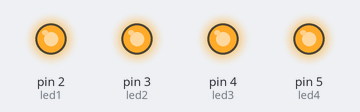
Recording of a sketch running on a simulated Arduino Uno, built with avr-gcc and run on an emulated ATmega328P. Parts: output pins drawn as LEDs (lit = HIGH).

Above: at 0.2 s.
At 1.2 s:
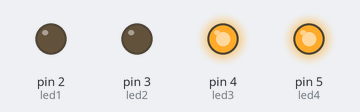
At 1.7 s:
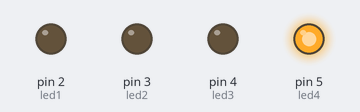
At 3.2 s:
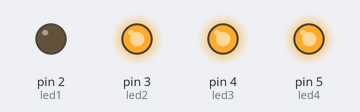
At 4.7 s:
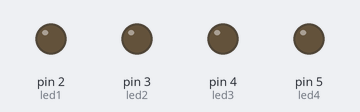
Timing chart, 0 to 5.8 s (numbered marks = the images above):
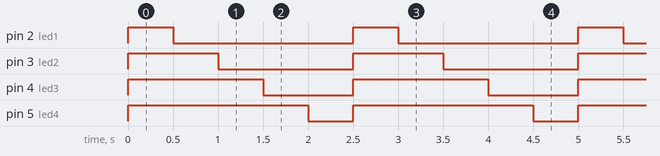

The sketch:

digital_counter.ino
```cpp
// make a digital counter (binary counter)

int led1 = 2;
int led2 = 3;
int led3 = 4;
int led4 = 5;


void setup() {
  // put your setup code here, to run once:
  pinMode(led1, OUTPUT);
  pinMode(led2, OUTPUT);
  pinMode(led3, OUTPUT);
  pinMode(led4, OUTPUT);

}

void loop() {
  // put your main code here, to run repeatedly:
  digitalWrite(led1, HIGH);
  digitalWrite(led2, HIGH);
  digitalWrite(led3, HIGH);
  digitalWrite(led4, HIGH);
  delay(500);


  digitalWrite(led1, LOW);
  digitalWrite(led2, HIGH);
  digitalWrite(led3, HIGH);
  digitalWrite(led4, HIGH);
  delay(500);


  digitalWrite(led1, LOW);
  digitalWrite(led2, LOW);
  digitalWrite(led3, HIGH);
  digitalWrite(led4, HIGH);
  delay(500);


  digitalWrite(led1, LOW);
  digitalWrite(led2, LOW);
  digitalWrite(led3, LOW);
  digitalWrite(led4, HIGH);
  delay(500);


  digitalWrite(led1, LOW);
  digitalWrite(led2, LOW);
  digitalWrite(led3, LOW);
  digitalWrite(led4, LOW);
  delay(500);


}
```

Measured:
- by itself, pin 2 (led1): alternates HIGH for 0.50 s and LOW for 2.0 s
- by itself, pin 3 (led2): alternates HIGH for 1.0 s and LOW for 1.5 s
- by itself, pin 4 (led3): alternates HIGH for 1.5 s and LOW for 1.0 s
- by itself, pin 5 (led4): alternates HIGH for 2.0 s and LOW for 0.50 s
